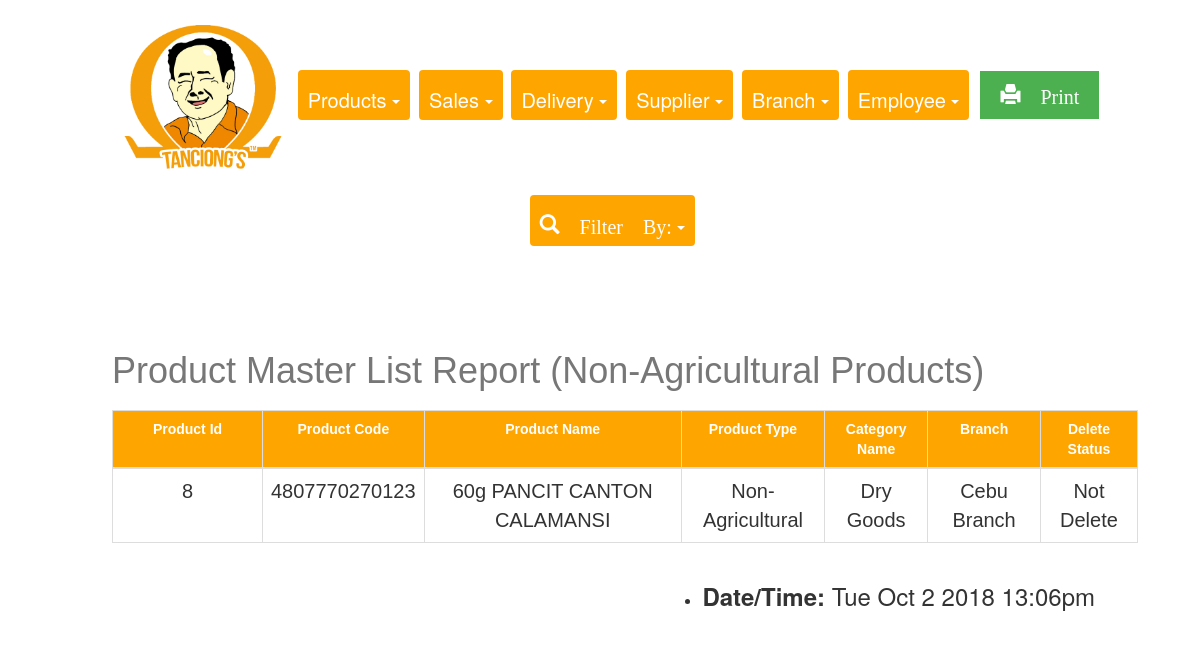
The app's page /Final_Tanciongs/REPORTS/nonAgriculturalProduct.php, older data.
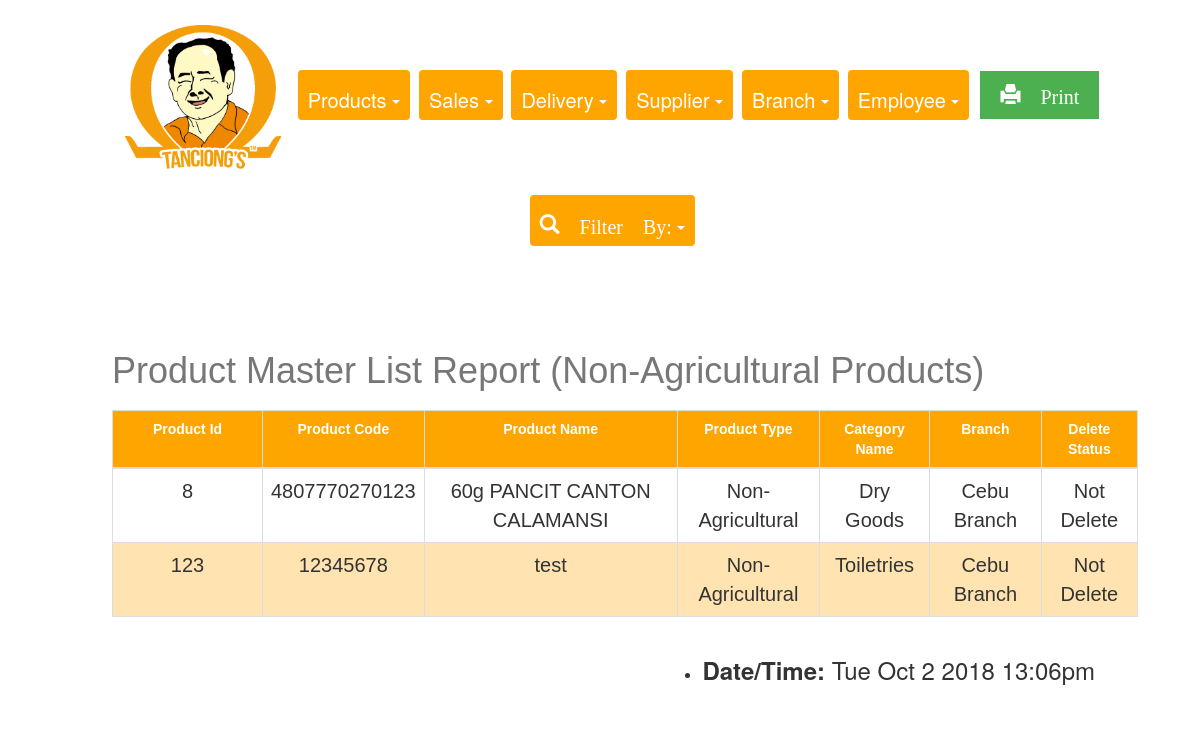
The same page, newer data.
### tables this page shows
CREATE TABLE `product` (
  `product_id` int(11) NOT NULL,
  `product_code` bigint(20) DEFAULT NULL,
  `product_name` varchar(255) DEFAULT NULL,
  `product_type` tinyint(1) DEFAULT NULL,
  `standard_cost` float(255,2) DEFAULT NULL,
  `markup_cost` varchar(5) NOT NULL,
  `list_price` float(255,2) AS (standard_cost + markup_cost) VIRTUAL,
  `branch_id` int(11) DEFAULT NULL,
  `category_id` int(11) DEFAULT NULL,
  `deleteStatus` tinyint(4) DEFAULT NULL
);

CREATE TABLE `category` (
  `category_id` int(11) NOT NULL,
  `category_name` varchar(50) DEFAULT NULL,
  `description` varchar(255) DEFAULT NULL
);

CREATE TABLE `branch` (
  `branch_id` int(11) NOT NULL,
  `branch_name` varchar(50) DEFAULT NULL
);

### Final_Tanciongs/REPORTS/nonAgriculturalProduct.php (the view, shortened to what this page needs)
<!DOCTYPE html>
<html>
<head>
  <link rel="stylesheet" href="https://maxcdn.bootstrapcdn.com/bootstrap/3.3.7/css/bootstrap.min.css">
  <link rel="stylesheet" type="text/css" href="report.css">
</head>
<body>
<center>
<div class="container-fluid1">
<div class= "choices">
<img class="img1" src="pic.png">
<div class="btn-group">
  <a class="btn dropdown-toggle" data-toggle="dropdown">
   Products
    <span class="caret"></span>
  </a>
</div>
<div class="btn-group">
  <a class="btn dropdown-toggle" data-toggle="dropdown">
    Sales
    <span class="caret"></span>
  </a>
</div>
<div class="btn-group">
  <a class="btn dropdown-toggle" data-toggle="dropdown">
   Delivery
    <span class="caret"></span>
  </a>
</div>
<div class="btn-group">
  <a class="btn dropdown-toggle" data-toggle="dropdown">
   Supplier
    <span class="caret"></span>
  </a>
</div>
<div class="btn-group">
  <a class="btn dropdown-toggle" data-toggle="dropdown">
 Branch
    <span class="caret"></span>
  </a>
</div>
<div class="btn-group">
  <a class="btn dropdown-toggle" data-toggle="dropdown">
   Employee
    <span class="caret"></span>
  </a>
</div>
<div class="btn-group">
  <a class="button" href="productNonAgriPrint.php"  target="_blank"><span class="glyphicon glyphicon-print"> Print</span>
  </a>
</div>
</div>
<div class="btn-group">
  <a class="btn dropdown-toggle" data-toggle="dropdown"><span class="glyphicon glyphicon-search"> Filter By:</span>
    <span class="caret"></span>
  </a>
</div>
<div class="container">
<?php
                    require_once 'connection.php'; ?>
                    <br><br><br>
                    <?php
                   $sql = "SELECT   product.product_id, product.product_code, product.product_name, category.category_id, category.category_name, branch.branch_id, product.deleteStatus, branch.branch_name, product.product_type,
                   CASE WHEN product.deleteStatus = 1 THEN 'Deleted' ELSE 'Not Delete' END AS deleteStatus,
                   CASE WHEN product.product_type = 1 THEN 'Non-Agricultural' ELSE 'Agricultural' END AS product_type
                    FROM product, category, branch
                    WHERE product.branch_id =branch.branch_id AND product.category_id= category.category_id
                    AND product.product_type =1
                    ORDER BY product_id ASC";
                    if($result = mysqli_query($conn, $sql)){
                        if(mysqli_num_rows($result) > 0){
                            echo "<center><table class='table'></center>";
                                echo "<thead>";
                                echo "<caption><h1>Product Master List Report (Non-Agricultural Products)</h1></caption>";
                                    echo "<tr style='width: 100px;'>";
                                        echo "<th style='width: 150px;'>Product Id</th>";
                                        echo "<th>Product Code</th>";
                                        echo "<th>Product Name</th>";
                                        echo "<th>Product Type</th>";
                                         echo "<th>Category Name</th>";
                                        echo "<th>Branch</th>";
                                        echo "<th>Delete Status</th>";
                                    echo "</tr>";
                                echo "</thead>";
                                echo "<tbody>";
                                while($row = mysqli_fetch_assoc($result)){
                                    echo "<tr>";
                                        echo "<td> ", "<center>". $row['product_id'] . "</center>", "</td>";
                                        echo "<td> ","<center>". $row['product_code'] . "</center>","</td>";
                                        echo "<td> ", "<center>". $row['product_name'] . "</center>","</td>";
                                        echo "<td>", "<center>". $row['product_type'] ."</center>", "</td>";
                                        echo "<td>", "<center>". $row['category_name'] ."</center>", "</td>";
                                        echo "<td> ", "<center>". $row['branch_name'] . "</center>", "</td>";
                                        echo "<td> ", "<center>". $row['deleteStatus'] . "</center>", "</td>";
                                    echo "</tr>";
                                }
                                echo "</tbody>";
                        } else{
                            echo "<p class='lead'><em>No records were found.</em></p>";
                        }
                    } else{
                        echo "ERROR: Could not able to execute $sql. " . mysqli_error($conn);
                    }
                    ?>
            <ul class=date>
     <li><h3><b>Date/Time: </b><span id="date"></h3></li>
</ul>
</div>
</div>
</center>
</body>
</html>

Row changes from the older to the newer data that the page shows:
added product: product_id "123", product_code "12345678", product_name "test", product_type "Non-Agricultural", category.category_name "Toiletries", branch.branch_name "Cebu Branch", deleteStatus "Not Delete"
